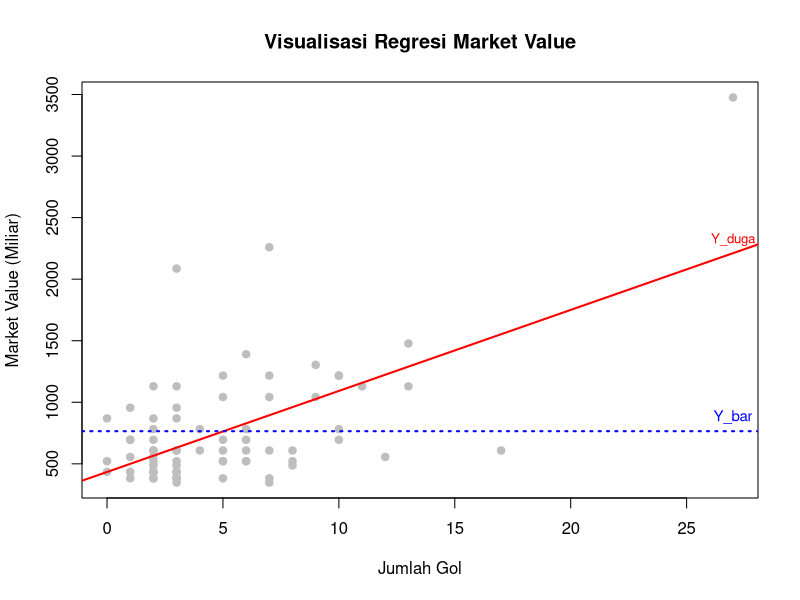

R code for this plot:
## ---- chunk 1

library(dplyr)
library(stringr)

dt <- read.csv2("Marketvalue.csv", sep=',')

dt <- dt %>%
  mutate(
    value = market.value %>%
      str_remove_all("Rp|Mlyr\\.") %>% 
      str_remove_all("\\.") %>%        
      str_replace(",", ".") %>%        
      as.numeric()
  )

head(dt)

model <- lm(value ~ sisa.bulan, data = dt)

summary(model)

## ---- chunk 2
y <- dt$value
x <- dt$gol
n <- length(dt)
## ---- chunk 3
dt <- data.frame(cbind(y,x))
head(dt)
## ---- chunk 4
colnames(dt)

model <- lm(y~x, dt)
summary(model)
## ---- chunk 5
y.bar <- mean(y)
plot(dt$x, dt$y, 
     pch = 19, 
     col = "gray", 
     main = "Visualisasi Regresi Market Value",
     xlab = "Jumlah Gol", 
     ylab = "Market Value (Miliar)")

abline(model, col = "red", lwd = 2)

text(max(dt$x), predict(model, data.frame(x=max(dt$x))), 
     labels = "Y_duga", pos = 3, col = "red", cex = 0.8)

abline(h = y.bar, col = "blue", lty = 3, lwd = 2)

text(max(dt$x), y.bar, 
     labels = "Y_bar", pos = 3, col = "blue", cex = 0.9)
## ---- chunk 6
(anova.model <- anova(model))
## ---- chunk 7
(KTG <- anova.model$`Mean Sq`[2])
## ---- chunk 8
(galat.baku <- sqrt(KTG))
## ---- chunk 9
(b0 <- model$coefficients[[1]])
(b1 <- model$coefficients[[2]])
## ---- chunk 10
(se_b0 <- sqrt(KTG*(1/n+mean(x)^2/sum((x-mean(x))^2))))
## ---- chunk 11
uji <- 0
(t_b0 <- (b0 - uji)/se_b0)
## ---- chunk 12
abs(qt(0.025, df = n-2))
## ---- chunk 13
(se_b1 <- sqrt(KTG/sum((x-mean(x))^2)))
## ---- chunk 14
uji <- 0
(t_b1 <- (b1 - uji)/se_b1)
## ---- chunk 15
abs(qt(0.025, df = n-2))
## ---- chunk 16
t_table <- abs(qt(0.025, df = n-2))
t_table
## ---- chunk 17
# Selang kepercayaan beta0
lower_b0 <- b0 - t_table * se_b0
upper_b0 <- b0 + t_table * se_b0
cat("Selang kepercayaan beta0: [", lower_b0, ", ", upper_b0, "]\n")
## ---- chunk 18
# Selang kepercayaan beta1
lower_b1 <- b1 - t_table * se_b1
upper_b1 <- b1 + t_table * se_b1
cat("Selang kepercayaan beta1: [", lower_b1, ", ", upper_b1, "]\n")
## ---- chunk 19
amatan.diduga <- data.frame(x=15)
predict(model, amatan.diduga, interval = "confidence")
## ---- chunk 20
predict(model, amatan.diduga, interval = "prediction")
